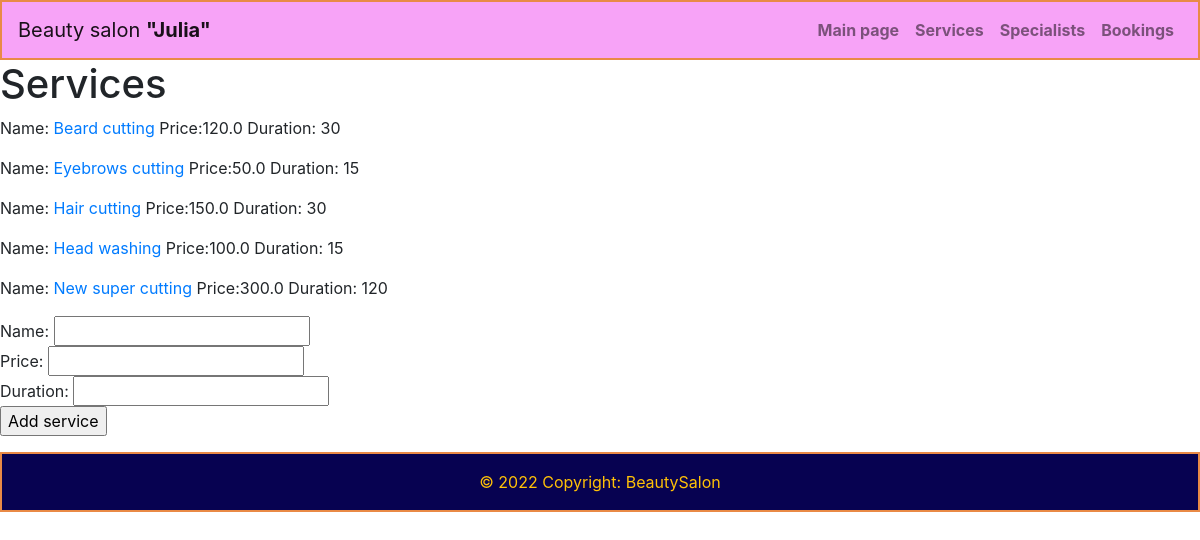
Page /administrator/services/ on the committed database.
### salon/models.py (models this page shows, shortened)
class Service(models.Model):
    name = models.CharField(max_length=250, unique=True)
    price = models.FloatField()
    duration = models.IntegerField()

### salon_admin/views.py (the view, shortened to what this page needs)
# urls.py: path('services/', views.services, name='services'),
def services(request):
    all_services = Service.objects.all().order_by('name')
    return render(request, 'salon_admin/services.html', {'title': 'Services',
                                                         'services': all_services})

### salon_admin/templates/salon_admin/services.html (shortened to what this page needs)
{% extends 'salon_admin/admbase.html' %}
{% load static %}
{% block content %}
<h1>{{title}}</h1>
{% for service in services %}
    <p>Name: <a href="{{service.id}}/">{{ service.name }}</a>
    Price:{{ service.price }}
    Duration: {{ service.duration }}</p>
{% endfor %}
<form method="POST">
    <div>
        <span>Name: </span><input type="text" name="name" required><br>
        <span>Price: </span><input type="number" name="price" required><br>
        <span>Duration: </span><input type="number" name="duration" required>
    </div>
    <input type="submit" value="Add service">
</form>
{% endblock %}

### rows in the picture
Service: name "Beard cutting", price "120.0", duration "30"
Service: name "Eyebrows cutting", price "50.0", duration "15"
Service: name "Hair cutting", price "150.0", duration "30"
Service: name "Head washing", price "100.0", duration "15"
Service: name "New super cutting", price "300.0", duration "120"

### other values in the picture
{{ title }} "Services"
